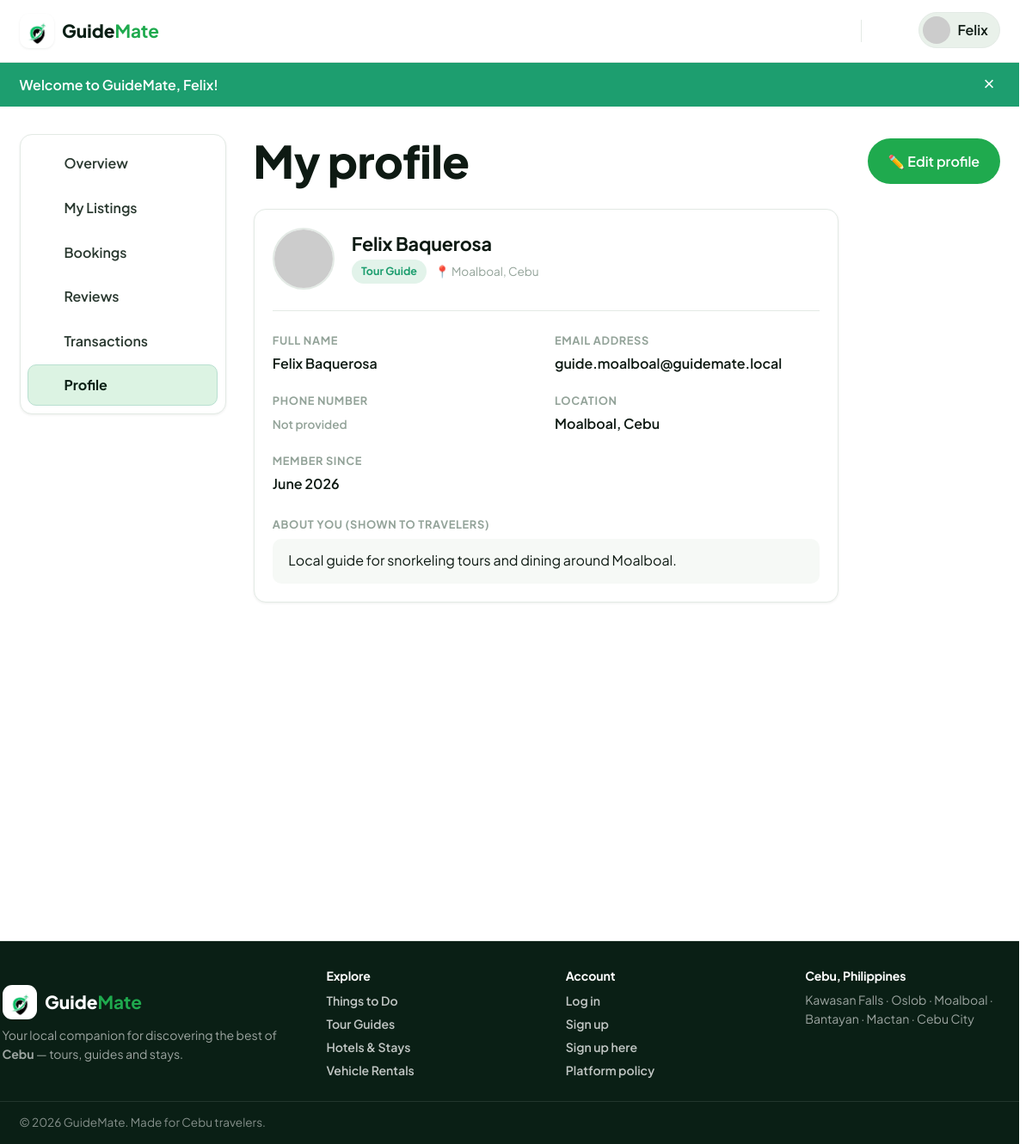
The page /public/profile (signed in) on the database its author committed.
### tables this page shows
CREATE TABLE `users` (
  `id` int(10) unsigned NOT NULL AUTO_INCREMENT,
  `name` varchar(120) NOT NULL,
  `email` varchar(190) NOT NULL,
  `password` varchar(255) NOT NULL,
  `role` enum('admin','guide','tourist') NOT NULL DEFAULT 'tourist',
  `phone` varchar(40) DEFAULT NULL,
  `avatar` varchar(255) DEFAULT NULL,
  `bio` text DEFAULT NULL,
  `location` varchar(120) DEFAULT NULL,
  `is_active` tinyint(1) NOT NULL DEFAULT 1,
  `guide_status` enum('none','pending','approved','rejected') NOT NULL DEFAULT 'none',
  `guide_review_note` varchar(500) DEFAULT NULL,
  `guide_reviewed_at` timestamp NULL DEFAULT NULL,
  `guide_warned` tinyint(1) NOT NULL DEFAULT 0,
  `guide_warning_note` varchar(500) DEFAULT NULL,
  `admin_totp_secret` varchar(64) DEFAULT NULL,
  `admin_totp_enabled` tinyint(1) NOT NULL DEFAULT 0,
  `created_at` timestamp NOT NULL DEFAULT current_timestamp(),
  `updated_at` timestamp NOT NULL DEFAULT current_timestamp() ON UPDATE current_timestamp(),
  `last_seen_at` timestamp NULL DEFAULT NULL,
  PRIMARY KEY (`id`),
  UNIQUE KEY `users_email_unique` (`email`)
);

### app/Views/profile/show.php (the view, shortened to what the rows shown need)
<?php
$documents = $documents ?? [];
$isGuide = \App\Models\User::isProviderRole((string) ($user['role'] ?? ''));
$guideStatus = (string) ($user['guide_status'] ?? 'none');
$isVerified = $guideStatus === 'approved';
$bioText = trim((string) ($user['bio'] ?? ''));
$hasBio = $bioText !== '';
if ($hasBio) {
    $paragraphs = preg_split('/\r\n|\r|\n/', $bioText) ?: [$bioText];
    $bioLineCount = 0;
    foreach ($paragraphs as $p) {
        $pLen = mb_strlen(rtrim($p));
        $bioLineCount += max(1, (int) ceil($pLen / 65));
    }
} else {
    $bioLineCount = 1;
}
$alignedBioHeight = max(48, ($bioLineCount * 24) + 28);
?>
<div class="container">
    <div class="dash-layout">
        <?= \App\Core\View::partial('partials/dash-nav') ?>
        <div>
            <div style="display:flex;justify-content:space-between;align-items:center;margin-bottom:1.5rem;flex-wrap:wrap;gap:1rem;">
                <h1 class="mb-0">My profile</h1>
                <a href="<?= e(url('/profile/edit')) ?>" class="btn btn-primary">✏️ Edit profile</a>
            </div>
            <div class="panel" style="max-width:680px;">
                <div class="panel-body">
                    <div style="display:flex;align-items:center;gap:1.25rem;padding-bottom:1.5rem;border-bottom:1px solid var(--line);margin-bottom:1.5rem;">
                        <img src="<?= e(img_src($user['avatar'] ?? null, 'avatar' . $user['id'])) ?>" alt="<?= e($user['name']) ?>" style="width:72px;height:72px;border-radius:50%;object-fit:cover;border:2px solid var(--line);">
                        <div>
                            <h2 style="margin:0 0 .3rem;font-size:1.35rem;"><?= e($user['name']) ?></h2>
                            <div style="display:flex;align-items:center;gap:.6rem;flex-wrap:wrap;">
                                <span class="pill pill-confirmed"><?= e(\App\Models\User::PROVIDER_LABELS[$user['role']] ?? ucfirst($user['role'])) ?></span>
                                <?php if (!empty($user['location'])): ?>
                                    <span class="hint">📍 <?= e($user['location']) ?></span>
                                <?php endif; ?>
                            </div>
                        </div>
                    </div>
                    <div style="display:grid;grid-template-columns:repeat(auto-fit, minmax(220px, 1fr));gap:1.25rem;margin-bottom:1.5rem;">
                        <div>
                            <span class="hint" style="display:block;margin-bottom:.25rem;font-size:.8rem;text-transform:uppercase;letter-spacing:.05em;font-weight:700;">Full name</span>
                            <div style="font-weight:600;color:var(--ink-900);"><?= e($user['name']) ?></div>
                        </div>
                        <div>
                            <span class="hint" style="display:block;margin-bottom:.25rem;font-size:.8rem;text-transform:uppercase;letter-spacing:.05em;font-weight:700;">Email address</span>
                            <div style="font-weight:600;color:var(--ink-900);word-break:break-all;"><?= e($user['email']) ?></div>
                        </div>
                        <div>
                            <span class="hint" style="display:block;margin-bottom:.25rem;font-size:.8rem;text-transform:uppercase;letter-spacing:.05em;font-weight:700;">Phone number</span>
                            <div style="font-weight:600;color:var(--ink-900);"><?= !empty($user['phone']) ? e($user['phone']) : '<span class="hint">Not provided</span>' ?></div>
                        </div>
                        <div>
                            <span class="hint" style="display:block;margin-bottom:.25rem;font-size:.8rem;text-transform:uppercase;letter-spacing:.05em;font-weight:700;">Location</span>
                            <div style="font-weight:600;color:var(--ink-900);"><?= !empty($user['location']) ? e($user['location']) : '<span class="hint">Not provided</span>' ?></div>
                        </div>
                        <div>
                            <span class="hint" style="display:block;margin-bottom:.25rem;font-size:.8rem;text-transform:uppercase;letter-spacing:.05em;font-weight:700;">Member since</span>
                            <div style="font-weight:600;color:var(--ink-900);"><?= !empty($user['created_at']) ? e(date('F Y', strtotime((string) $user['created_at']))) : '—' ?></div>
                        </div>
                    </div>
                    <div>
                        <span class="hint" style="display:block;margin-bottom:.4rem;font-size:.8rem;text-transform:uppercase;letter-spacing:.05em;font-weight:700;"><?= ($user['role'] === 'guide') ? 'About you (shown to travelers)' : 'Bio' ?></span>
                        <div style="background:var(--sand-100, #f8fafc);padding:0.85rem 1.15rem;border-radius:10px;line-height:1.55;color:var(--ink-800);min-height:<?= $alignedBioHeight ?>px;word-break:break-word;overflow-wrap:anywhere;box-sizing:border-box;"><?= $hasBio ? nl2br(e($bioText)) : '<em class="hint">No bio provided yet. Click "Edit profile" to add your introduction.</em>' ?></div>
                    </div>
                </div>
            </div>
        </div>
    </div>
</div>

### app/Core/Router.php (shortened to what the rows shown need)
<?php
final class Router
{
    private array $routes = [];
    private function add(string $method, string $pattern, array $handler, array $guards): void
    {
        $this->routes[] = [
            'method' => $method,
            'pattern' => $pattern,
            'handler' => $handler,
            'guards' => $guards,
        ];
    }
    public function dispatch(string $method, string $uri): void
    {
        $path = $this->normalize($uri);
        $method = strtoupper($method);
        foreach ($this->routes as $route) {
            if ($route['method'] !== $method) {
                continue;
            }
            $regex = $this->compile($route['pattern']);
            if (preg_match($regex, $path, $matches) === 1) {
                $params = array_filter($matches, 'is_string', ARRAY_FILTER_USE_KEY);
                $this->runGuards($route['guards']);
                $this->invoke($route['handler'], $params);
                return;
            }
        }
    }
    private function compile(string $pattern): string
    {
        $regex = preg_replace('#\{([a-zA-Z_][a-zA-Z0-9_]*)\}#', '(?P<$1>[^/]+)', $pattern);
        return '#^' . $regex . '$#';
    }
    private function normalize(string $uri): string
    {
        $path = parse_url($uri, PHP_URL_PATH) ?: '/';
        $base = App::basePath();
        if ($base !== '' && str_starts_with($path, $base)) {
            $path = substr($path, strlen($base));
        }
        $path = str_replace('/index.php', '', $path);
        $path = '/' . trim($path, '/');
        return $path === '/' ? '/' : rtrim($path, '/');
    }
    private function runGuards(array $guards): void
    {
        foreach ($guards as $guard) {
            switch ($guard) {
                case 'auth':
                    if (Auth::user() === null) {
                        Auth::logout();
                        flash('error', 'Your session has expired. Please sign in again.');
                        redirect('/login');
                    }
                    break;
            }
        }
    }
    private function invoke(array $handler, array $params): void
    {
        [$class, $action] = $handler;
        $controller = new $class();
        $controller->{$action}(...array_values($params));
    }
}

### app/Views/layouts/main.php (shortened to what the rows shown need)
<?php
$user = auth_user();
$isGuide = ($user['role'] ?? null) === 'guide';
$current = parse_url($_SERVER['REQUEST_URI'] ?? '/', PHP_URL_PATH) ?: '/';
$base = \App\Core\App::basePath();
if ($base !== '' && str_starts_with($current, $base)) {
    $current = substr($current, strlen($base)) ?: '/';
}
$current = '/' . trim($current, '/');
$publicBrowse = $current === '/'
    || in_array($current, ['/listings', '/things-to-do', '/tour-guides', '/hotels', '/rentals'], true)
    || str_starts_with($current, '/listing/')
    || str_starts_with($current, '/rentals/');
$isMessages = str_starts_with($current, '/messages');
$isDashboard = str_starts_with($current, '/dashboard') || str_starts_with($current, '/profile');
$hideFooter = $isMessages;
$guideWarned = $user && ($user['role'] ?? null) === 'guide' && \App\Models\User::isGuideWarned((int) $user['id']);
$headerUser = ($isGuide && $publicBrowse) ? null : $user;
$unread = 0;
if ($headerUser) {
    $unread = \App\Models\Message::unreadCount((int) $headerUser['id']);
}
$currentLocale = $_SESSION['_locale'] ?? 'en';
?>
<!DOCTYPE html>
<html lang="<?= e($currentLocale === 'tl' ? 'tl' : 'en') ?>">
<head>
    <link rel="stylesheet" href="<?= e(asset('css/style.css')) ?>">
</head>
<body class="<?= e(trim(($isMessages ? 'page-messages ' : '') . ($isDashboard ? 'page-dashboard ' : '') . ($hideFooter ? 'page-no-footer ' : '') . ($guideWarned ? 'guide-warned' : ''))) ?>">
<header class="site-header" id="siteHeader">
    <div class="container header-inner">
<?php if ($isGuide): ?>
            <span class="brand brand-static">
                <span class="brand-mark">◐</span>
                <span class="brand-text">Guide<strong>Mate</strong></span>
            </span>
        <?php endif; ?>
        <nav class="main-nav" id="mainNav">
            <?php if ($headerUser): ?>
                <a href="<?= e(url('/messages')) ?>" class="nav-icon" title="Messages" aria-label="Messages">
                    <?= admin_icon('messages', 22) ?><?php if ($unread > 0): ?><span class="badge"><?= (int) $unread ?></span><?php endif; ?>
                </a>
                <div class="nav-menu">
                    <button class="nav-avatar" id="userMenuBtn">
                        <img src="<?= e(img_src($headerUser['avatar'] ?? null, 'avatar' . $headerUser['id'])) ?>" alt="">
                        <span><?= e(explode(' ', (string) $headerUser['name'])[0]) ?></span>
                    </button>
                </div>
            <?php else: ?>
                <a href="<?= e(url('/login')) ?>" class="btn btn-ghost btn-sm">Log in</a>
                <a href="<?= e(url('/register')) ?>" class="btn btn-primary btn-sm">Sign up</a>
            <?php endif; ?>
        </nav>
    </div>
</header>
<?php foreach (['success' => 'flash-success', 'error' => 'flash-error', 'info' => 'flash-info'] as $key => $cls): ?>
    <?php if ($msg = flash($key)): ?>
        <div class="flash <?= $cls ?>" role="alert">
            <div class="container"><?= e($msg) ?><button class="flash-close" aria-label="Dismiss">&times;</button></div>
        </div>
    <?php endif; ?>
<?php endforeach; ?>
<main>
    <?= $content ?>
</main>
<?php if (!$hideFooter): ?>
<footer class="site-footer<?= $isDashboard ? ' site-footer--dash' : '' ?>">
    <div class="container footer-grid">
        <div>
            <?php if ($isGuide): ?>
                <span class="brand brand-static">
                    <span class="brand-mark">◐</span><span class="brand-text">Guide<strong>Mate</strong></span>
                </span>
            <?php else: ?>
                <a href="<?= e(url('/')) ?>" class="brand">
                    <span class="brand-mark">◐</span><span class="brand-text">Guide<strong>Mate</strong></span>
                </a>
            <?php endif; ?>
            <p class="footer-tag">Your local companion for discovering the best of <strong>Cebu</strong> — tours, guides and stays.</p>
        </div>
        <div>
            <h4>Explore</h4>
            <a href="<?= e(url('/things-to-do')) ?>">Things to Do</a>
            <a href="<?= e(url('/tour-guides')) ?>">Tour Guides</a>
            <a href="<?= e(url('/hotels')) ?>">Hotels &amp; Stays</a>
            <a href="<?= e(url('/rentals')) ?>">Vehicle Rentals</a>
        </div>
        <div>
            <h4>Account</h4>
            <a href="<?= e(url('/login')) ?>">Log in</a>
            <a href="<?= e(url('/register')) ?>">Sign up</a>
            <a href="<?= e(url('/register?role=guide')) ?>">Sign up here</a>
            <a href="<?= e(url('/policy')) ?>">Platform policy</a>
        </div>
        <div>
            <h4>Cebu, Philippines</h4>
            <p class="footer-tag footer-locations">Kawasan Falls · Oslob · Moalboal · Bantayan · Mactan · Cebu City</p>
        </div>
    </div>
    <div class="footer-bottom">
        <div class="container">© <?= date('Y') ?> GuideMate. Made for Cebu travelers.</div>
    </div>
</footer>
<?php endif; ?>
</body>
</html>

### rows shown on the page
users: role+name "Felix", name "Felix Baquerosa", role "Tour Guide", location "Moalboal, Cebu", email "guide.moalboal@guidemate.local", created_at "June 2026", bio "Local guide for snorkeling tours and dining around Moalboal."

### other values the page prints
$msg "Welcome to GuideMate, Felix!"
